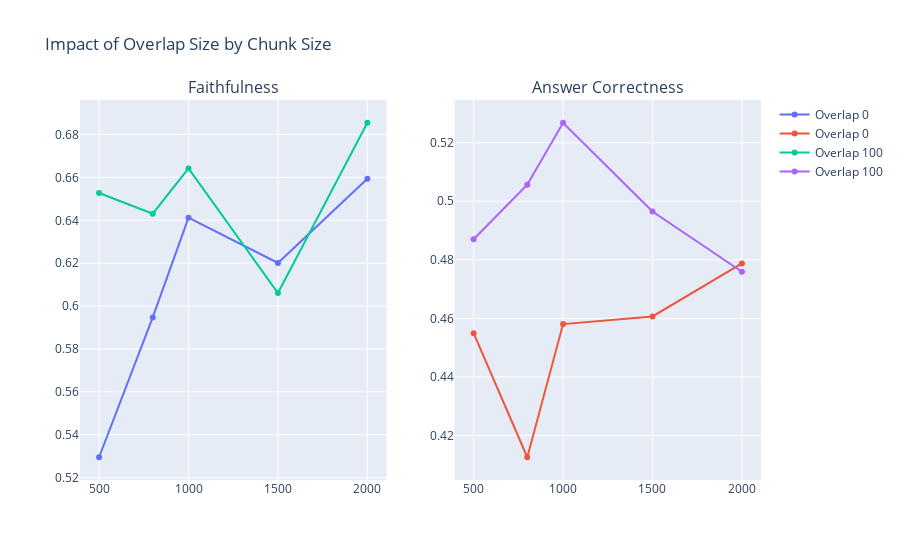

The code cell stored with this chart in its notebook:
### Markdown cell above
## Overlap Size Impact

### Code cell
overlap_impact = df.pivot_table(
    index='chunk_size',
    columns='overlap_size',
    values=['faithfulness', 'answer_correctness'],
    aggfunc='mean'
)

fig = make_subplots(rows=1, cols=2, subplot_titles=('Faithfulness', 'Answer Correctness'))

for overlap in df['overlap_size'].unique():
    fig.add_trace(
        go.Scatter(
            x=overlap_impact.index,
            y=overlap_impact[('faithfulness', overlap)],
            name=f'Overlap {overlap}',
            mode='lines+markers'
        ),
        row=1, col=1
    )
    
    fig.add_trace(
        go.Scatter(
            x=overlap_impact.index,
            y=overlap_impact[('answer_correctness', overlap)],
            name=f'Overlap {overlap}',
            mode='lines+markers'
        ),
        row=1, col=2
    )

fig.update_layout(height=500, title_text="Impact of Overlap Size by Chunk Size")
fig.show()

### Figure 1 — Plotly figure (JSON) as saved in the notebook; plotly's stock layout.template omitted (floating-point values rounded to 4 significant figures)
{"data": [{"mode": "lines+markers", "name": "Overlap 0", "type": "scatter", "x": [500, 800, 1000, 1500, 2000], "xaxis": "x", "y": [0.5295, 0.5947, 0.6412, 0.6201, 0.6594], "yaxis": "y"}, {"mode": "lines+markers", "name": "Overlap 0", "type": "scatter", "x": [500, 800, 1000, 1500, 2000], "xaxis": "x2", "y": [0.4549, 0.4125, 0.458, 0.4606, 0.4788], "yaxis": "y2"}, {"mode": "lines+markers", "name": "Overlap 100", "type": "scatter", "x": [500, 800, 1000, 1500, 2000], "xaxis": "x", "y": [0.6527, 0.6431, 0.6642, 0.6061, 0.6855], "yaxis": "y"}, {"mode": "lines+markers", "name": "Overlap 100", "type": "scatter", "x": [500, 800, 1000, 1500, 2000], "xaxis": "x2", "y": [0.487, 0.5057, 0.5268, 0.4965, 0.4759], "yaxis": "y2"}], "layout": {"annotations": [{"font": {"size": 16}, "showarrow": false, "text": "Faithfulness", "x": 0.225, "xanchor": "center", "xref": "paper", "y": 1, "yanchor": "bottom", "yref": "paper"}, {"font": {"size": 16}, "showarrow": false, "text": "Answer Correctness", "x": 0.775, "xanchor": "center", "xref": "paper", "y": 1, "yanchor": "bottom", "yref": "paper"}], "autosize": true, "title": {"text": "Impact of Overlap Size by Chunk Size"}, "xaxis": {"anchor": "y", "autorange": true, "domain": [0, 0.45], "range": [398.9, 2101.0], "type": "linear"}, "xaxis2": {"anchor": "y2", "autorange": true, "domain": [0.55, 1], "range": [398.9, 2101.0], "type": "linear"}, "yaxis": {"anchor": "x", "autorange": true, "domain": [0, 1], "range": [0.5185, 0.6965], "type": "linear"}, "yaxis2": {"anchor": "x2", "autorange": true, "domain": [0, 1], "range": [0.4045, 0.5349], "type": "linear"}}}
